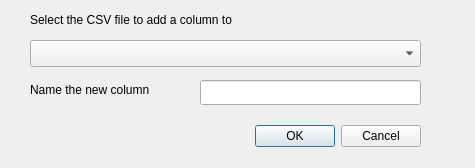
<?xml version="1.0" encoding="UTF-8"?>
<ui version="4.0">
 <class>AddColumnDialogBase</class>
 <widget class="QDialog" name="AddColumnDialogBase">
  <property name="geometry">
   <rect>
    <x>0</x>
    <y>0</y>
    <width>475</width>
    <height>168</height>
   </rect>
  </property>
  <property name="windowTitle">
   <string>Add Column</string>
  </property>
  <widget class="QDialogButtonBox" name="button_box">
   <property name="geometry">
    <rect>
     <x>80</x>
     <y>120</y>
     <width>341</width>
     <height>32</height>
    </rect>
   </property>
   <property name="orientation">
    <enum>Qt::Horizontal</enum>
   </property>
   <property name="standardButtons">
    <set>QDialogButtonBox::Cancel|QDialogButtonBox::Ok</set>
   </property>
  </widget>
  <widget class="QLabel" name="label">
   <property name="geometry">
    <rect>
     <x>30</x>
     <y>10</y>
     <width>281</width>
     <height>19</height>
    </rect>
   </property>
   <property name="toolTip">
    <string>Select a csv layer to add an empty column to</string>
   </property>
   <property name="text">
    <string>Select the CSV file to add a column to</string>
   </property>
  </widget>
  <widget class="QgsMapLayerComboBox" name="add_column_select">
   <property name="geometry">
    <rect>
     <x>30</x>
     <y>40</y>
     <width>391</width>
     <height>27</height>
    </rect>
   </property>
  </widget>
  <widget class="QLineEdit" name="column_name_in">
   <property name="geometry">
    <rect>
     <x>200</x>
     <y>80</y>
     <width>221</width>
     <height>25</height>
    </rect>
   </property>
  </widget>
  <widget class="QLabel" name="column_name">
   <property name="geometry">
    <rect>
     <x>30</x>
     <y>80</y>
     <width>171</width>
     <height>19</height>
    </rect>
   </property>
   <property name="toolTip">
    <string>Give the new column a name (the column head)</string>
   </property>
   <property name="text">
    <string>Name the new column </string>
   </property>
  </widget>
 </widget>
 <customwidgets>
  <customwidget>
   <class>QgsMapLayerComboBox</class>
   <extends>QComboBox</extends>
   <header>qgsmaplayercombobox.h</header>
  </customwidget>
 </customwidgets>
 <resources/>
 <connections>
  <connection>
   <sender>button_box</sender>
   <signal>accepted()</signal>
   <receiver>AddColumnDialogBase</receiver>
   <slot>accept()</slot>
   <hints>
    <hint type="sourcelabel">
     <x>20</x>
     <y>20</y>
    </hint>
    <hint type="destinationlabel">
     <x>20</x>
     <y>20</y>
    </hint>
   </hints>
  </connection>
  <connection>
   <sender>button_box</sender>
   <signal>rejected()</signal>
   <receiver>AddColumnDialogBase</receiver>
   <slot>reject()</slot>
   <hints>
    <hint type="sourcelabel">
     <x>20</x>
     <y>20</y>
    </hint>
    <hint type="destinationlabel">
     <x>20</x>
     <y>20</y>
    </hint>
   </hints>
  </connection>
 </connections>
</ui>
